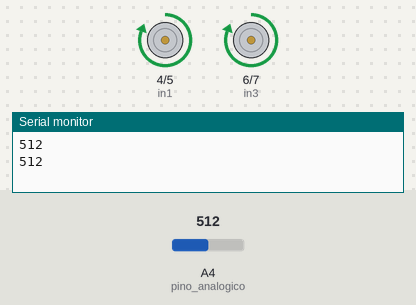
This sketch was run on a simulated Arduino Uno, built with avr-gcc and run on an emulated ATmega328P. On the bench: motor-driver pin pairs drawn as motors (green arrow = first pin HIGH = forward, orange = second pin HIGH = backward, longer = more drive, scaled by the enable pin), the last lines printed to the serial monitor. The inputs (shaded band) are chosen by the test bench; at power-on: A4 (pino_analogico) = 512.

Above: at 1.8 s.
1.9 s: A4 (pino_analogico) set to 28
3.4 s: A4 (pino_analogico) set to 23
At 4.4 s:
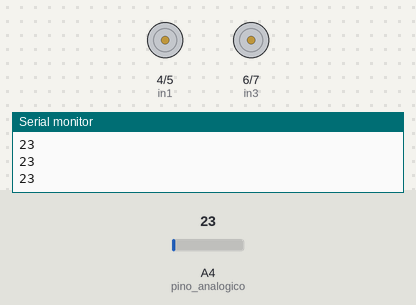
5.5 s: A4 (pino_analogico) set to 122
At 5.8 s:
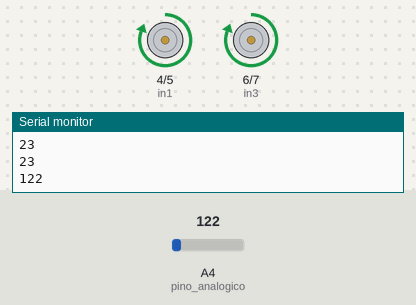
7.0 s: A4 (pino_analogico) set to 16
At 8.6 s:
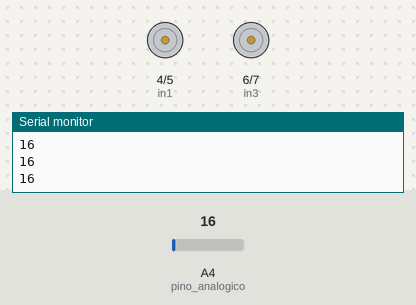
Timing chart, 0 to 10.0 s (numbered marks = the images above; inputs shaded):
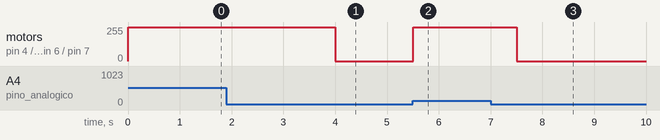

Measured:
- the behaviour switches between 27 and 26 on A4 (pino_analogico) (found by bisection; images 0 and 1)
- after the input at 3.4 s, motor on pin 4 (in1) / pin 5 (in2), motor on pin 6 (in3) / pin 7 (in4): forward 255/255 → stopped after 0.60 s
- after the input at 5.5 s, motor on pin 4 (in1) / pin 5 (in2), motor on pin 6 (in3) / pin 7 (in4): stopped → forward 255/255 at once
- after the input at 7.0 s, motor on pin 4 (in1) / pin 5 (in2), motor on pin 6 (in3) / pin 7 (in4): forward 255/255 → stopped after 0.51 s

The sketch:

carro_sonoro.ino
```cpp
#define in1  4
#define in2  5
#define in3  6
#define in4  7
#define ENA  8
#define ENB  9
#define pino_analogico A4

void setup() {
  pinMode(ENA, OUTPUT);
  pinMode(ENB, OUTPUT);
  pinMode(in1, OUTPUT);
  pinMode(in2, OUTPUT);
  pinMode(in3, OUTPUT);
  pinMode(in4, OUTPUT);
  pinMode(pino_analogico, INPUT);
  Serial.begin(9600);
}

void parar(){
    digitalWrite(in1, LOW);
    digitalWrite(in2, LOW);
    digitalWrite(in3, LOW);
    digitalWrite(in4, LOW);
    analogWrite(ENA, 0);
    analogWrite(ENB, 0);
}

void frente(){
    digitalWrite(in1, HIGH);
    digitalWrite(in2, LOW);
    digitalWrite(in3, HIGH);
    digitalWrite(in4, LOW);
}

void loop() {
  int valor_A0 = analogRead(pino_analogico);
  Serial.println(valor_A0);
  if(valor_A0 > 26){
    frente();
    analogWrite(ENA, 255);
    analogWrite(ENB, 255);
    delay(1000);
  } else{
    parar();
  }
}
```
